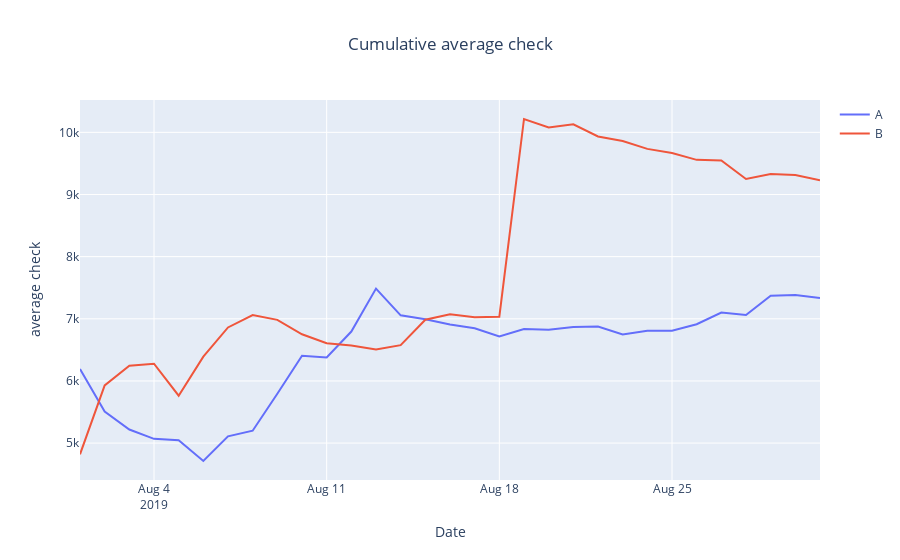

The code cell stored with this chart in its notebook:
### Markdown cell above
### Plot the cumulative average check by groups. Make conclusions and assumptions.

### Code cell
fig=go.Figure()
fig.add_trace(go.Scatter(x=cumulativeRevenueA['date'], y=(cumulativeRevenueA['revenue']/cumulativeRevenueA['orders']), name='A'))
fig.add_trace(go.Scatter(x=cumulativeRevenueB['date'], y=(cumulativeRevenueB['revenue']/cumulativeRevenueB['orders']), name='B'))
fig.update_layout(title='Cumulative average check', title_x=0.5)
fig.update_xaxes(title='Date')
fig.update_yaxes(title='average check')
fig.show()
